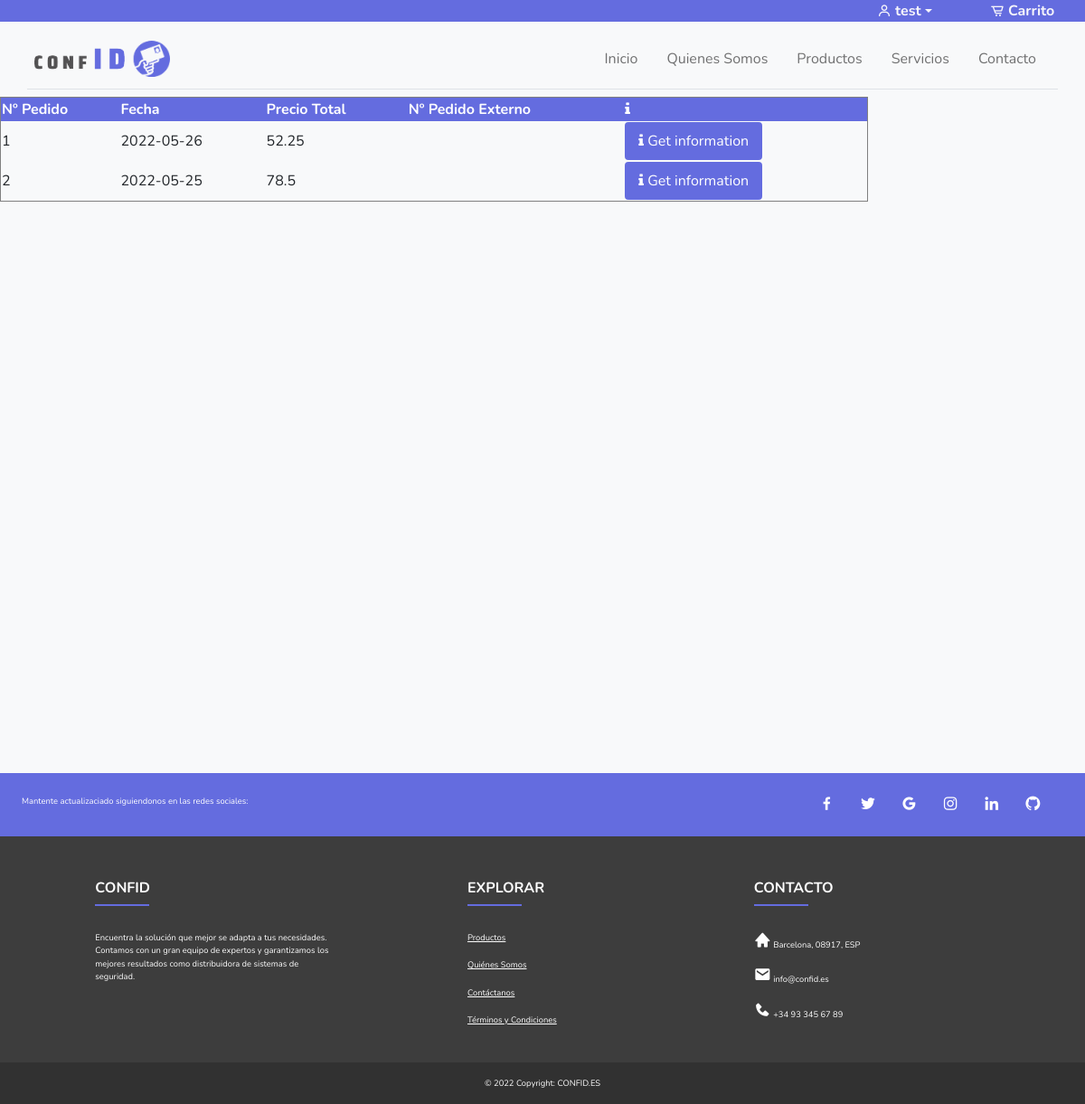
/content/user/pedidos.php (signed in), run on the app's committed database.
### tables this page shows
CREATE TABLE IF NOT EXISTS `pedidos` (
  `idPedido` int(11) NOT NULL AUTO_INCREMENT,
  `fecha` date DEFAULT NULL,
  `precioPedido` float DEFAULT NULL,
  `idUsuario` int(11) NOT NULL,
  `pedidoExterno` int(50) DEFAULT NULL,
  PRIMARY KEY (`idPedido`),
  KEY `fk_pedidos_usuarios1_idx` (`idUsuario`)
);

### content/user/pedidos.php (the view, shortened to what this page needs)
<!DOCTYPE html>
<html>
    <?php
        $far="../../";
        include $far.'php/comun/head.php';
        $id = $_SESSION['user_id'];
    ?>
    <body classname="snippet-body" class='bg-light <?php if($trabajador){echo " admin_body' id='body-pd";}?>'>
        <?php include_once $far.'content/header.php'; ?>
        <section style="min-height: 700px">
        <table border= "1" style="width: 80%;">
            <thead style="color: white">
                <tr style="background-color: #646CDF;">
                    <th>Nº Pedido</th>
                    <th>Fecha</th>
                    <th>Precio Total</th>
                    <th>Nº Pedido Externo</th>
                    <th><i class="fa fa-info"></i></th>
                </tr>
            </thead>
            <tbody>
                <?php
                    $consulta_ped = "SELECT * FROM pedidos WHERE idUsuario = $id";
                    $res_ped = mysqli_query($conn, $consulta_ped);
                    while ($row_ped = mysqli_fetch_array($res_ped)) {
                        echo '<tr>';
                        echo '<td>' . $row_ped['idPedido'] . '</td>';
                        echo '<td>' . $row_ped['fecha'] . '</td>';
                        echo '<td>' . $row_ped['precioPedido'] . '</td>';
                        echo '<td>' . $row_ped['pedidoExterno'] . '</td>';
                        echo '<td> <button type="button" class="btn btn-primary launch" data-toggle="modal" data-target="#ped' . $row_ped['idPedido'] . '"> <i class="fa fa-info"></i> Get information</button> </td>';
                        echo '</tr>';
                        ?>
                        <div class="modal fade" id="ped<?php echo $row_ped['idPedido'] ?>" data-backdrop="static" data-keyboard="false" tabindex="-1" aria-labelledby="staticBackdropLabel" aria-hidden="true" style="display: none;">
                            <div class="modal-dialog">
                                <div class="modal-content">
                                    <div class="modal-body">
                                        <div class="px-4 py-5">
                                <br>
                                <div class="d-flex justify-content-between">
                                    <small><?php echo round($row_ped['precioPedido']*0.1, 2)?> €<small>
                                </div>
                            </div>
                        </div>
                    </div>
                </div>
            </div>
                    <?php
                        }
                ?>
            </tbody>
        </table>
        </section>
        <?php include_once $far.'php/comun/footer.php'; ?>
    </body>
</html>

### style/style.css (style rules this page uses)
:root { --header-height: 3rem; --nav-width: 68px; --first-color: #646CDF; --first-color-light: #AFA5D9; --white-color: #F7F6FB; --body-font: 'Nunito', sans-serif; --normal-font-size: 1rem; --z-fixed: 100 }
* { font-family: var(--body-font); }
.btn-primary { background-color: var(--first-color); border:#646CDF solid; }

### data on the page
pedidos: idPedido "1", fecha "2022-05-26", precioPedido "52.25"
pedidos: idPedido "2", fecha "2022-05-25", precioPedido "78.5"

### other printed values
$_SESSION['user_name'] "test"
